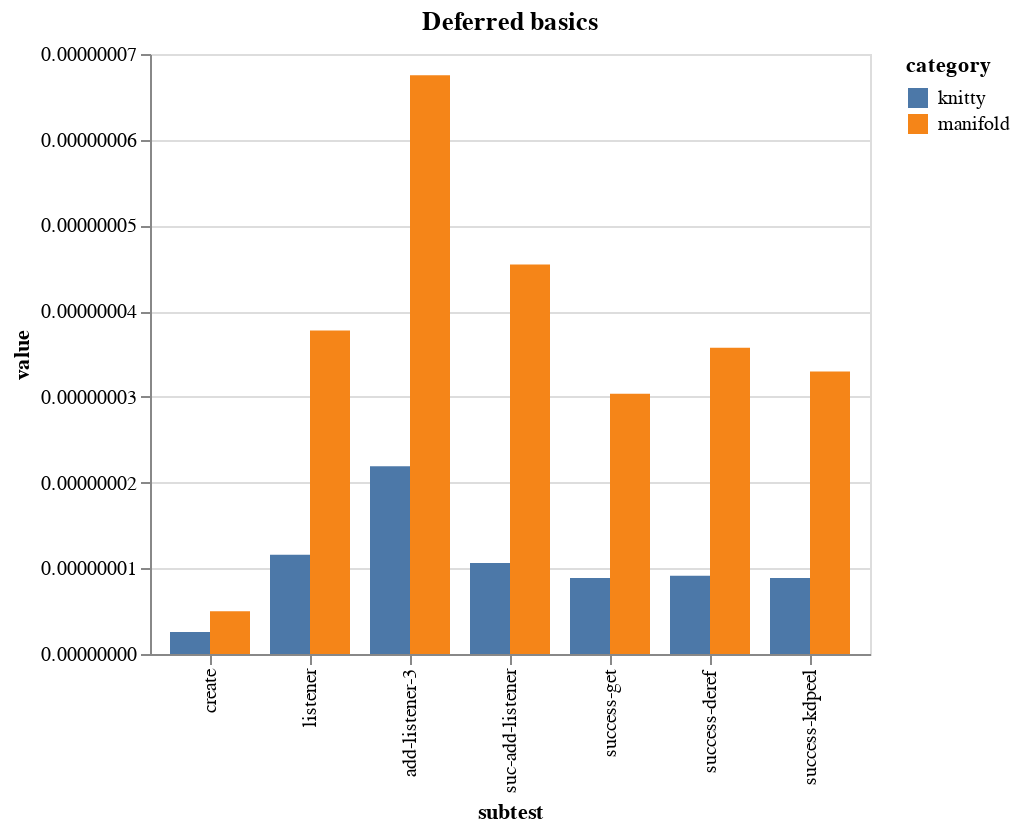

Notebook code cell kept with this figure:
### Code cell
(render-test-result
 "Deferred basics"
 (filter #(and (= "bench-deferred" (:test %))
               (not= :add-listener-10 (:subtest %)) ;; hide 2 tests (too big value)
               (not= :add-listener-33 (:subtest %))
               )
         gdata))

### Figure 1 — Vega-Lite specification as saved in the notebook (floating-point values rounded to 4 significant figures)
{"data": {"values": [{"category": "manifold", "full_test_id": ["bench-deferred", "create"], "mode": null, "subtest": "create", "test": "bench-deferred", "value": 4.976e-09}, {"category": "manifold", "full_test_id": ["bench-deferred", "listener"], "mode": null, "subtest": "listener", "test": "bench-deferred", "value": 3.774e-08}, {"category": "manifold", "full_test_id": ["bench-deferred", "add-listener-3"], "mode": null, "subtest": "add-listener-3", "test": "bench-deferred", "value": 6.752e-08}, {"category": "manifold", "full_test_id": ["bench-deferred", "suc-add-listener"], "mode": null, "subtest": "suc-add-listener", "test": "bench-deferred", "value": 4.544e-08}, {"category": "manifold", "full_test_id": ["bench-deferred", "success-get"], "mode": null, "subtest": "success-get", "test": "bench-deferred", "value": 3.037e-08}, {"category": "manifold", "full_test_id": ["bench-deferred", "success-deref"], "mode": null, "subtest": "success-deref", "test": "bench-deferred", "value": 3.573e-08}, {"category": "manifold", "full_test_id": ["bench-deferred", "success-kdpeel"], "mode": null, "subtest": "success-kdpeel", "test": "bench-deferred", "value": 3.296e-08}, {"category": "knitty", "full_test_id": ["bench-deferred", "create"], "mode": null, "subtest": "create", "test": "bench-deferred", "value": 2.568e-09}, {"category": "knitty", "full_test_id": ["bench-deferred", "listener"], "mode": null, "subtest": "listener", "test": "bench-deferred", "value": 1.157e-08}, {"category": "knitty", "full_test_id": ["bench-deferred", "add-listener-3"], "mode": null, "subtest": "add-listener-3", "test": "bench-deferred", "value": 2.19e-08}, {"category": "knitty", "full_test_id": ["bench-deferred", "suc-add-listener"], "mode": null, "subtest": "suc-add-listener", "test": "bench-deferred", "value": 1.061e-08}, {"category": "knitty", "full_test_id": ["bench-deferred", "success-get"], "mode": null, "subtest": "success-get", "test": "bench-deferred", "value": 8.878e-09}, {"category": "knitty", "full_test_id": ["bench-deferred", "success-deref"], "mode": null, "subtest": "success-deref", "test": "bench-deferred", "value": 9.141e-09}, {"category": "knitty", "full_test_id": ["bench-deferred", "success-kdpeel"], "mode": null, "subtest": "success-kdpeel", "test": "bench-deferred", "value": 8.875e-09}]}, "encoding": {"color": {"field": "category", "type": "nominal"}, "x": {"field": "subtest", "sort": null}, "xOffset": {"field": "category", "sort": ["knitty", "knitty-md", "manifold-kt", "manifold"]}, "y": {"field": "value", "type": "quantitative"}}, "mark": "bar", "title": "Deferred basics"}
